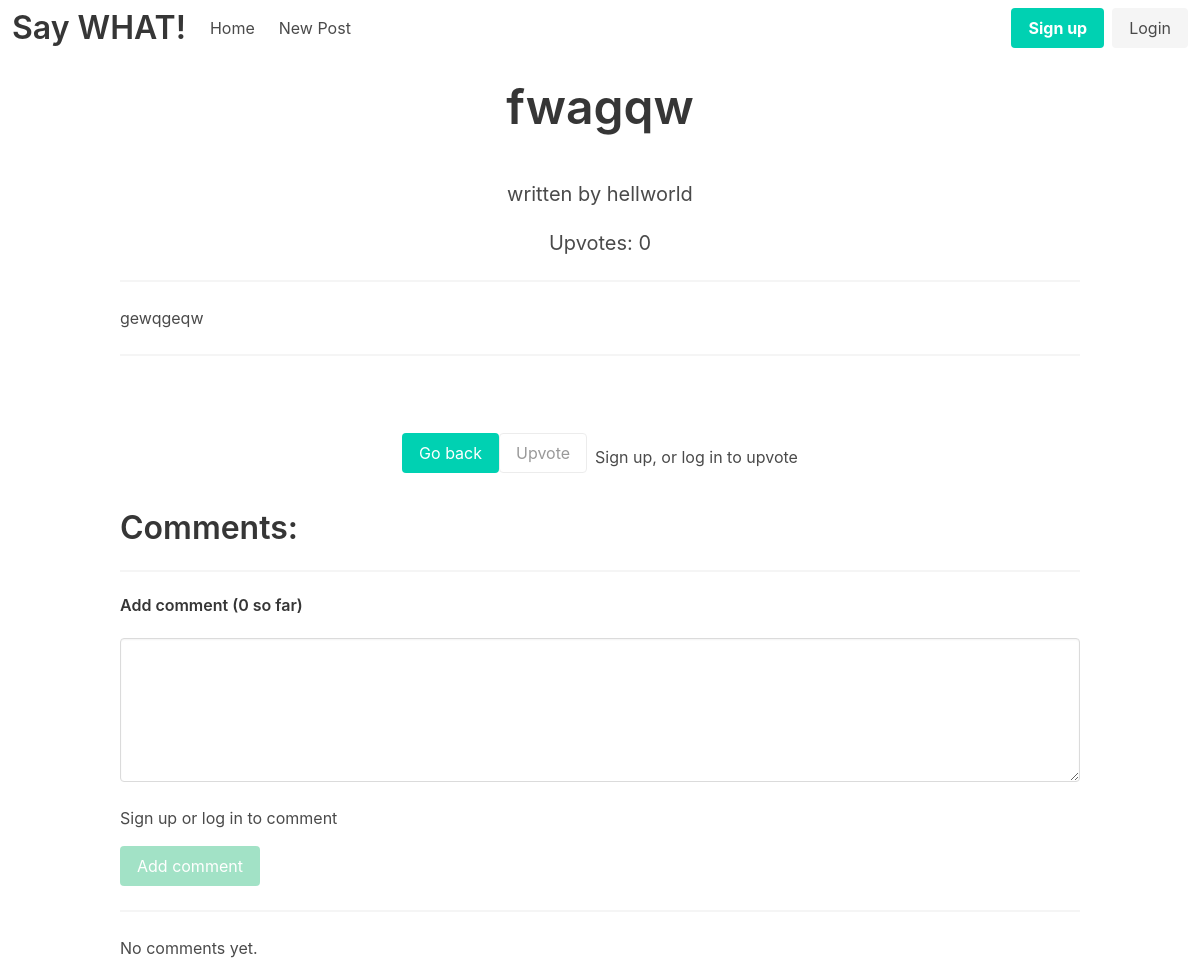
The app's page /post/4 with its own data.
### main/models.py (models this page shows, shortened)
class Post(models.Model):
    op = models.ForeignKey(User, on_delete=models.CASCADE, blank=True, null=True)
    title = models.CharField(max_length=100)
    body = models.TextField()
    upvotes = models.ManyToManyField(User, related_name='likes')
    def get_total_likes(self):
        return self.upvotes.count()

### main/views.py (the view)
# urls.py: path('post/<int:key>', views.view_post, name='detail'),
def view_post(req, key):
    post = Post.objects.get(pk=key)
    total_likes = post.get_total_likes()
    liked = False
    canEdit = True if req.user == post.op else False
    canDelete = canEdit
    if post.upvotes.filter(id=req.user.id).exists():
        liked =True
    return render(req,'post.html', {'post': post, 'total_likes': total_likes, 'liked': liked, 'canDelete': canDelete, 'canEdit': canEdit})

### templates/post.html (shortened to what this page needs)
{% extends 'base.html' %}
{% block content %}
<div class="container">
    <div class="has-text-centered">
        <h1 class="title is-1">{{post.title}}</h1> <br>
        <h1 class="subtitle is-5">written by {{post.op.username}}</h1>
        <h1 class="subtitle is-5">Upvotes: {{total_likes}}</h1>
    </div>
    <hr>
    <div class="content">
        <p class="is-family-sans-serif">
            {{post.body}}
        </p>
        <hr>
        <br><br>
        <div class="is-flex is-align-items-center is-justify-content-center">
            <a href="/" class="button is-primary">Go back</a>
            <div class="buttons">
                {% if user.is_authenticated %}
                    {% if liked %}
                        <form action="{% url 'like_post' post.pk %}" method="post">
                            {% csrf_token %}
                            <button type="submit" class="button is-danger" name="post_id" value="{{post.id}}">Remove upvote</button>
                        </form>
                    {% else %}
                        <form action="{% url 'like_post' post.pk %}" method="post">
                            {% csrf_token %}
                            <button type="submit" class="button is-primary" name="post_id" value="{{post.id}}">Upvote</button>
                        </form>
                    {% endif %}
                {% else %}
                    <button class="button is-disabled" disabled>Upvote</button>
                    <p>Sign up, or log in to upvote</p>
                {% endif %}
            </div>
        </div>
        <h1 class="subtitle">Comments:</h1>
        <hr>
        <h1 class="subtitle is-6">Add comment ({{post.comments.all.count}} so far)</h1>
        <form action="{% url 'comment' post.pk %}" method="post">
            <textarea name="body" id="body" cols="30" rows="5" class="textarea"></textarea>
            <br>
            {% if user.is_authenticated %}
                <button type="submit" name='post_id' value='{{post.id}}' class='button is-success'>Add comment</button>
            {% else %}
                <p>Sign up or log in to comment</p>
                <button type="submit" name='post_id' value='{{post.id}}' class='button is-success is-disabled' disabled>Add comment</button>
            {% endif %}
        </form>
        <hr>
        {% if post.comments.all %}
            {% for i in post.comments.all %}
                <div class="card">
                    <div class="card-content">
                        <div class="content">
                            <p>
                                {{i.body}} - {{i.user.username}}
                            </p>
                        </div>
                    </div>
                </div>
                <br><br>
            {% endfor %}
        {% else %}
            <p>No comments yet.</p>
        {% endif %}
    </div>
</div>
{% endblock %}

### records on screen
Post: title "fwagqw", op.username "hellworld", body "gewqgeqw", comments.all.count "0"

### other values on screen
{{ total_likes }} "0"
